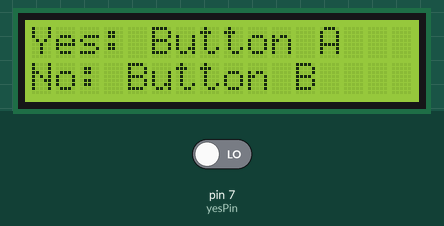
A sketch run on a simulated Arduino Uno, built with avr-gcc and run on an emulated ATmega328P. On the bench: 16×2 character LCD. The inputs (shaded band) are chosen by the test bench; at power-on: pin 7 (yesPin) LOW.

Above: at 1.2 s.
1.3 s: pin 7 (yesPin) driven HIGH
At 3.6 s:
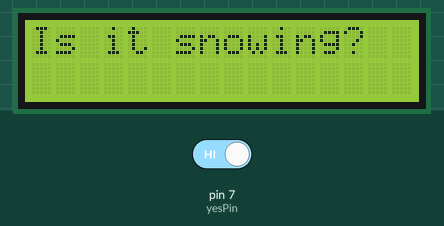
At 7.6 s:
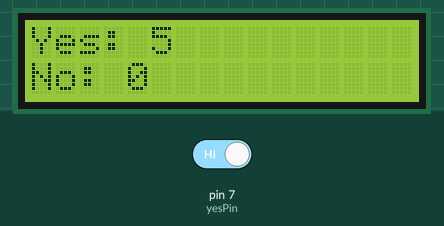
Timing chart, 0 to 9.1 s (numbered marks = the images above; inputs shaded):
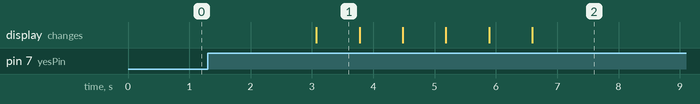

The sketch:

lab_8_level_4_completed_1.ino
```cpp
// Lab 8 Level 4 Completed
// Matthew Antonis
// 2023-03-09

#include <LiquidCrystal.h>

LiquidCrystal lcd(12, 11, 5, 4, 3, 2);
int yesPin = 7;
int noPin = 8;

//Array for Questions
String questions[] = {"Is it snowing?", "Like sports?", "Like chocolate?", "Like spicy food?", "Like horror?"};
int numQuestions = 5;

//Counter for Yes and No answers
int yesCount = 0;
int noCount = 0;

void setup()
{
  pinMode(yesPin, INPUT);
  pinMode(noPin, INPUT);
  lcd.begin(16, 2);
}

void loop()
{
  lcd.clear();
  lcd.setCursor(0, 0);
  lcd.print("Yes: Button A");
  lcd.setCursor(0, 1);
  lcd.print("No: Button B");

  delay(3000);

  for (int i = 0; i < numQuestions; i++)
  {
    askQuestion(i);
  }

  displayResults();


  while (digitalRead(yesPin) != HIGH && digitalRead(noPin) != HIGH)
  {
    delay(10);
  }


  yesCount = 0;
  noCount = 0;
  delay(1000);
}

void askQuestion(int questionIndex)
{
  bool answered = false;

  while (!answered)
  {
    lcd.clear();
    lcd.setCursor(0, 0);
    lcd.print(questions[questionIndex]);

    if (digitalRead(yesPin) == HIGH)
    {
      yesCount++;
      answered = true;
      delay(500);
    }
    else if (digitalRead(noPin) == HIGH)
    {
      noCount++;
      answered = true;
      delay(500);
    }
    delay(200);
  }
}

void displayResults()
{
  lcd.clear();
  lcd.setCursor(0, 0);
  lcd.print("Yes: " + String(yesCount));
  lcd.setCursor(0, 1);
  lcd.print("No: " + String(noCount));
  delay(5000);
}
```

Measured:
- what the display in image 1 shows lasts 0.7 s, from 3.1 s to 3.8 s
